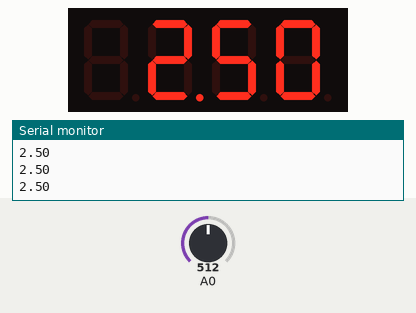
Bench run of a sketch on a simulated ATtiny85, built with avr-gcc and run on an emulated ATtiny85. Shown: 4-digit seven-segment display, the last lines printed to the serial monitor. The test bench sets the inputs (shaded band); at power-on: A0 = 512.

Above: at 1.3 s.
1.4 s: A0 set to 716
At 1.8 s:
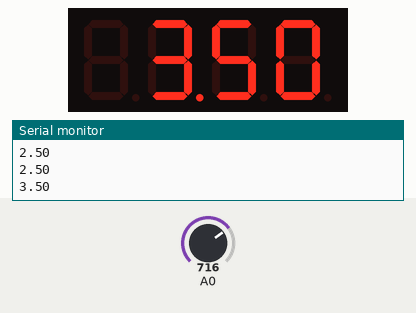
3.0 s: A0 set to 900
At 3.6 s:
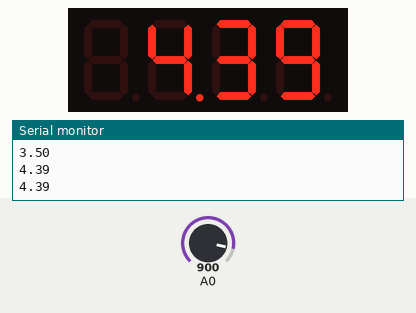
4.5 s: A0 set to 1023
At 5.3 s:
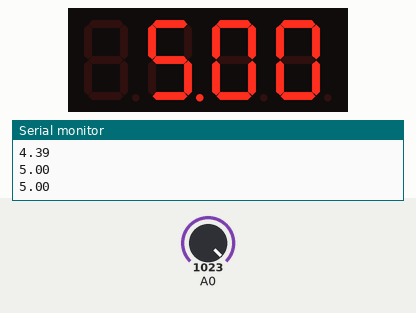
Timing chart, 0 to 7.5 s (numbered marks = the images above; inputs shaded):
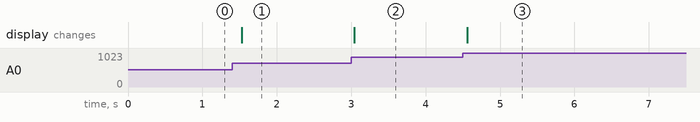

The sketch:

Voltage-reading-of-light.ino
```cpp
#include <Wire.h>
#include <Adafruit_GFX.h>
#include "Adafruit_LEDBackpack.h"

Adafruit_7segment matrix = Adafruit_7segment();

#define inPin0 0

void setup(void) {

  Serial.begin(9600);
#ifndef _AVR_ATtiny85_
  Serial.println("7 Segment Backpack Test");
#endif
  matrix.begin(0x70);
}

void loop(void) {

  int pinRead0 = analogRead(inPin0);
  float pVolt0 = pinRead0 / 1024.0 * 5.0;


   matrix.println(pVolt0);
   matrix.writeDisplay();
   Serial.print(pVolt0);
   Serial.println();

  delay(500);

}
```

Measured:
- after the input at 1.4 s, the display: changes after 0.13 s (image 1)
- after the input at 3.0 s, the display: changes at once (image 2)
- after the input at 4.5 s, the display: changes after 0.06 s (image 3)
